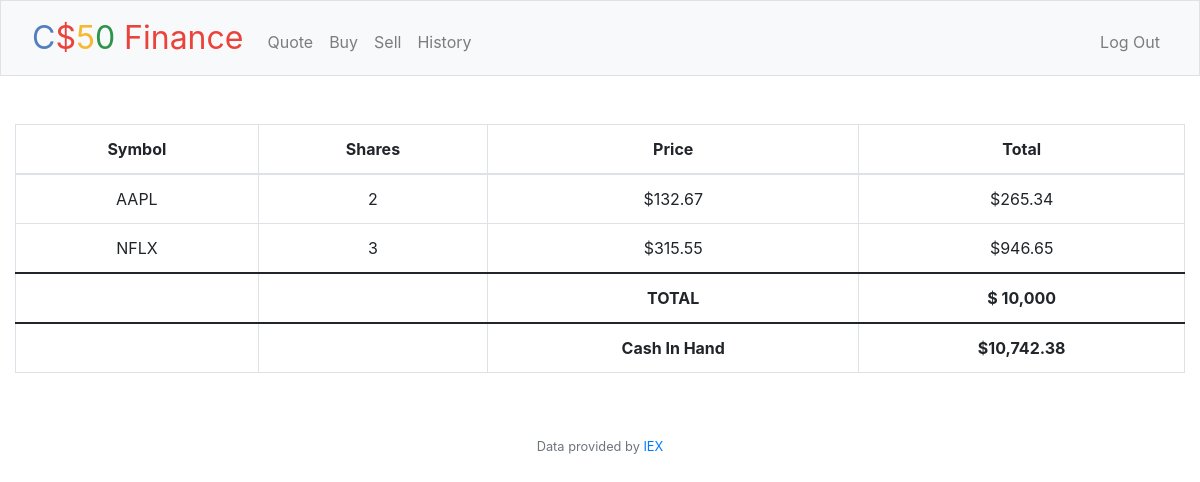
The page / (signed in) on the database its author committed.
### tables this page shows
CREATE TABLE 'transactions' ('id' INTEGER PRIMARY KEY AUTOINCREMENT NOT NULL, 'user_id' INTEGER, 'symbol' TEXT, 'shares' INTEGER, 'price' REAL, 'date' DATETIME);

CREATE TABLE users (id INTEGER PRIMARY KEY AUTOINCREMENT NOT NULL, username TEXT NOT NULL, hash TEXT NOT NULL, cash NUMERIC NOT NULL DEFAULT 10000.00);

### app.py (the view)
@app.route("/")
@login_required
def index():
    user_id = session["user_id"]
    transaction_data = db.execute("SELECT symbol, SUM(shares) AS shares, price FROM transactions WHERE user_id = ? GROUP BY symbol", user_id)
    cash_data = db.execute("SELECT cash FROM users WHERE id = ?", user_id)
    cash = cash_data[0]["cash"]
    """Show portfolio of stocks"""
    return render_template("index.html", database = transaction_data, cash = cash)

### app.py (called while the page is built)
@app.after_request
def after_request(response):
    response.headers["Cache-Control"] = "no-cache, no-store, must-revalidate"
    response.headers["Expires"] = 0
    response.headers["Pragma"] = "no-cache"
    return response

### helpers.py (called while the page is built)
def login_required(f):
    @wraps(f)
    def decorated_function(*args, **kwargs):
        if session.get("user_id") is None:
            return redirect("/login")
        return f(*args, **kwargs)
    return decorated_function

def usd(value):
    return f"${value:,.2f}"

### templates/index.html (shortened to what this page needs)
{% extends "layout.html" %}
{% block main%}
    <table class="table table-bordered">
        <thead>
        <tr>
            <th scope="col">Symbol</th>
            <th scope="col">Shares</th>
            <th scope="col">Price</th>
            <th scope="col">Total</th>
        </tr>
        </thead>
        <tbody>
        {% for i in database %}
            <tr>
                <td>{{ i["symbol"] }}</td>
                <td>{{ i["shares"] }}</td>
                <td>{{ (i["price"]) | usd }}</td>
                <td>{{ (i["price"] * i["shares"]) | usd }}</td>
            </tr>
        {% endfor %}
        </tbody>
        <tfoot>
            <td></td>
            <td></td>
            <th>Cash In Hand</th>
            <th>{{ cash | usd }}</th>
        </tfoot>
        <tfooter>
            <td></td>
            <td></td>
            <th>TOTAL</th>
            <th>{{ "$ 10,000"}}</th>
        </tfooter>
    </table>
{% endblock %}

### rows shown on the page
transactions: symbol "AAPL", shares "2", price "$132.67", price "$265.34"
transactions: symbol "NFLX", shares "3", price "$315.55", price "$946.65"
users: cash "$10,742.38"

### other values the page prints
{{ "$ 10,000" }} "$ 10,000"
